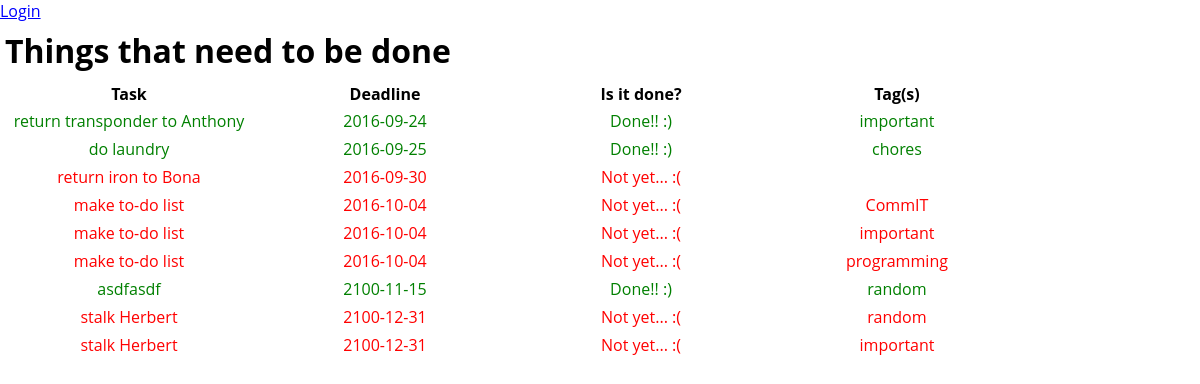
The page / on the database its author committed.
### tables this page shows
CREATE TABLE `todo_list` (
  `id` int(11) DEFAULT NULL,
  `task` varchar(32) DEFAULT NULL,
  `deadline` date DEFAULT NULL,
  `done` tinyint(1) DEFAULT NULL,
  `admin_id` int(11) DEFAULT NULL
);

CREATE TABLE `tag` (
  `id` int(11) DEFAULT NULL,
  `tag` varchar(32) DEFAULT NULL
);

### index.php (the view, shortened to what this page needs)
<!DOCTYPE html>
<html>
    <head>
        <link type='text/css' rel='stylesheet' href='style.css'/>
    </head>
    <body>
        <?php
        include 'header.php';
        ?>
        <h1>Things that need to be done</h1>
        <?php
        include 'db.php';
        $order = htmlspecialchars($_GET["o"]);
        if ($order === "") {
                $order = "deadline";
        }
        $sql = "SELECT task, deadline, done, tag
                FROM todo_list LEFT JOIN junction_table
                ON junction_table.todo_id = todo_list.id
                LEFT JOIN tag
                ON junction_table.tag_id = tag.id
                ORDER BY todo_list.$order";
        $result = $conn->query($sql);
        if ($result->num_rows > 0) {
                echo "<table> <tr>";
                echo "<th><a href='/?o=task'>Task</a></th>";
                echo "<th><a href='/?o=deadline'>Deadline</a></th>";
                echo "<th><a href='/?o=done'>Is it done?</a></th>";
                echo "<th>Tag(s)</th></tr>";
                while($row = $result->fetch_assoc()) {
                        if($row["done"]){
                                echo "<tr class='done'>";
                        } else {
                                echo "<tr class='not-done'>";
                        }
                        echo "<td>".$row["task"]. "</td><td>";
                        echo $row["deadline"] . "</td><td>";
                        if ($row["done"] == true) {
                                echo "Done!! :)";
                        } else {
                                echo "Not yet... :(";
                        }
                        echo "</td><td>" . $row["tag"];
                        echo "</td></tr>";
                }
                echo "</table>";
        } else {
                echo "No Task to be done. Hurray! \o/";
        }
        ?>
    </body>
</html>

### header.php
<!DOCTYPE html>
<html>
        <body>
                <div class='login'>
                <a href='login.php'>Login</a>
                </div>
	</body>
<html>

### style.css (style rules this page uses)
body { margin: 0px; padding: 0px; font-family: open sans, calibri, arial; }
a { text-decoration: none; color: black; }
h1 { size: 30px; margin: 5px; line-height: 1.5; }
td { width: 250px; border: 1px; padding: 2px; text-align: center; }
.done { color: green; }
.not-done { color: red; }
.login { text-align: center; display: inline; }

### rows shown on the page
todo_list: task "return transponder to Anthony", deadline "2016-09-24", done "Done!! :)", tag.tag "important"
todo_list: task "do laundry", deadline "2016-09-25", done "Done!! :)", tag.tag "chores"
todo_list: task "return iron to Bona", deadline "2016-09-30", done "Not yet... :("
todo_list: task "make to-do list", deadline "2016-10-04", done "Not yet... :(", tag.tag "CommIT", tag.tag "important", tag.tag "programming"
todo_list: task "asdfasdf", deadline "2100-11-15", done "Done!! :)", tag.tag "random"
todo_list: task "stalk Herbert", deadline "2100-12-31", done "Not yet... :(", tag.tag "random", tag.tag "important"
